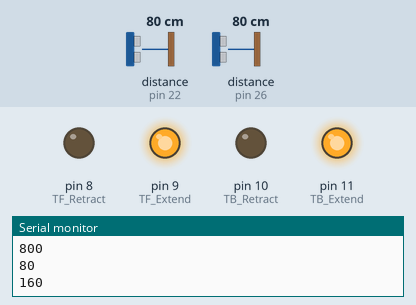
This sketch was run on a simulated Arduino Mega 2560, built with avr-gcc and run on an emulated ATmega2560. Shown: output pins drawn as LEDs (lit = HIGH), the last lines printed to the serial monitor. Wiring (inferred from the names in the program): 2 × ultrasonic range finder: trigger pin 23, echo pin 22 / trigger pin 27, echo pin 26. The test bench sets the inputs (shaded band); at power-on: distance to the obstacle (sensors on pin 22, pin 26) 80 cm. The echo pulse lasts 58.3 µs per cm; pins used as bus, display or sensor lines are not drawn.

Above: at 6.2 s.
6.3 s: distance to the obstacle (sensor on pin 22) set to 2 cm
At 10.6 s:
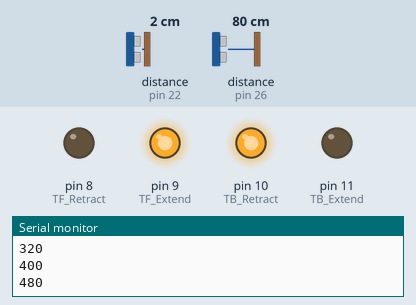
11.5 s: distance to the obstacle (sensor on pin 22) set to 18 cm
At 15.4 s:
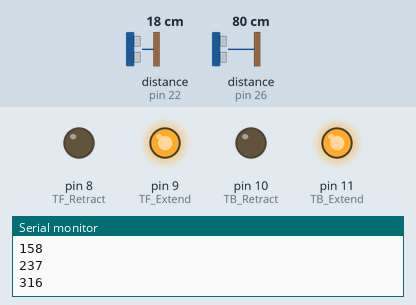
16.5 s: distance to the obstacle (sensor on pin 22) set to 4 cm
At 21.2 s:
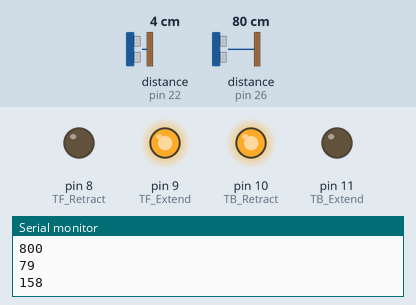
Timing chart, 0 to 22.7 s (numbered marks = the images above; inputs shaded):
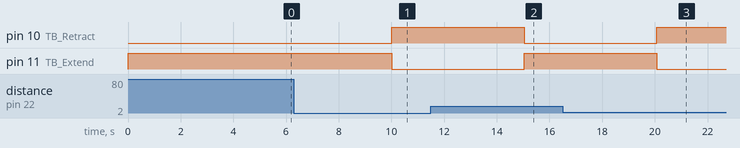

The sketch:

UltraSonicSensors.ino
```cpp
/*
 * Information about Ultrasonic_Sensor Function
*/
int Ultrasonic_Sensor(const int trigPin, const int echoPin)
{
  //pinMode(trigPin, OUTPUT); // Sets the trigPin as an Output
  //pinMode(echoPin, INPUT); // Sets the echoPin as an Input
  long duration;
  int distance;
  // Clears the trigPin
  digitalWrite(trigPin, LOW);
  delayMicroseconds(2);
  // Sets the trigPin on HIGH state for 10 micro seconds
  digitalWrite(trigPin, HIGH);
  delayMicroseconds(10);
  digitalWrite(trigPin, LOW);
  // Reads the echoPin, returns the sound wave travel time in microseconds
  duration = pulseIn(echoPin, HIGH);
  // Calculating the distance
  distance = duration * 0.0343 / 2;
  const int numVal = 10;
  int avgVal = 0;
  int totalVal = 0;
  for (int i = 0; i < numVal; i++)
  {
    totalVal = totalVal + distance;
      Serial.println(totalVal);
    delay(100);        // delay in between reads for stability
  }
  avgVal = totalVal / numVal;

  // Prints the distance on the Serial Monitor
  return avgVal;
  delay(1950);
}
```

Actuator_Movements.ino
```cpp
unsigned long Extend(int forward, int reverse, unsigned long currentMillis, unsigned long prevMillis, int Interval) //extending action
{
  if ((currentMillis - prevMillis) >= Interval)
    digitalWrite(forward, LOW);
  digitalWrite(reverse, HIGH);
  prevMillis = currentMillis;
  return prevMillis;
}

unsigned long Retract(int forward, int reverse, unsigned long currentMillis, unsigned long prevMillis, int Interval) //retracting action
{
  if ((currentMillis - prevMillis) >= Interval)
    digitalWrite(forward, HIGH);
  digitalWrite(reverse, LOW);
  prevMillis = currentMillis;
  return prevMillis;
}


void Stop(int forward, int reverse) //braking
{
  digitalWrite(forward, HIGH);
  digitalWrite(reverse, HIGH);
}

void ResetPosition(int forward, int reverse)
{
  digitalWrite(reverse,LOW);
  digitalWrite(forward,HIGH);

}
```

Main_F.ino
```cpp
/*
   Developed for GM Capstone Project
   The relays should not change state rapidly as this will reduce the lifetime of the relay
   Each relay should have a 2 seconds(2000 ms) delay between switching between states
   Actuators move at a rate of +/- 5mm/s.
   All measurements are in cm or ms.
   Do I want to use an encoder?
*/

const int RequiredDistance = 10; //This measured in cm.
//Variables for the sensors
int readings[10];
int index = 0;
int total = 0;
int average = 0;


//Variables for the actuators
//Top Front Actuator
const int TF_Extend = 9;
const int TF_Retract = 8;
//Top Bot Actuator
const int TB_Extend = 11;
const int TB_Retract = 10;

const int CadillacTireAlingment = 4;
const int ImpalaTireAlignment = 3;


int duty;
bool MoveState;
//Define LEDs
int GreenLED;//This for met distance requirement
int RedLED;//Error
int YellowLED;//Operation in Process

int timer = 0;
const int ActuatorLength = 17.5;
//const int BallSliderLength = 4;
//Ultrasonic Sensor Pin Location Definement
const int TFUSSEcho = 26;
const int TFUSSTrig = 27;


const int TBUSSEcho = 22;
const int TBUSSTrig = 23;


//Ultrasonic Sensor Distance Variables

int FrontTop_Distance = 0;
int FrontBack_Distance = 0;

//Timers
int intervalTFE = 4000;
int intervalTFR = 3000;
int intervalTBE = 4000;
int intervalTBR = 3000;

unsigned long currentMillis;

String CarType;
String AlignmentType;


void setup()
{
  Serial.begin(115200); // Starts the serial communication

  pinMode(TFUSSTrig, OUTPUT);
  pinMode(TFUSSEcho, INPUT);

  pinMode(TBUSSTrig, OUTPUT);
  pinMode(TBUSSEcho, INPUT);

  pinMode(TF_Extend, OUTPUT);
  pinMode(TF_Retract, OUTPUT);

  pinMode(TB_Extend, OUTPUT);
  pinMode(TB_Retract, OUTPUT);
ResetPosition(TF_Extend, TF_Retract);
  ResetPosition(TB_Extend,TB_Retract);
  delay(5000);


}

void loop()
{

  FrontTop_Distance = constrain(Ultrasonic_Sensor(TFUSSTrig, TFUSSEcho), 0, 20);
  FrontBack_Distance = constrain(Ultrasonic_Sensor(TBUSSTrig, TBUSSEcho), 0, 20);
  AlignmentType = FrontTireShift(FrontTop_Distance, FrontBack_Distance);
  Serial.print("Tire Alignment: ");
  Serial.println(AlignmentType);

  Serial.print("Front Top Distance: ");
  Serial.print(FrontTop_Distance);
  Serial.println(" cm.");

  Serial.print("Front Bot Distance: ");
  Serial.print(FrontBack_Distance);
  Serial.println(" cm.");

  //Determine shift distance
  currentMillis = millis();
  unsigned long prevMillisTF;
  unsigned long prevMillisTB;

  if (FrontBack_Distance >9 && FrontBack_Distance <11)
  {
    Stop(TB_Extend, TB_Retract);
    delay(3000);
  }
  else if (FrontBack_Distance < 9)
  {
    prevMillisTB = Extend(TB_Extend, TB_Retract, currentMillis, prevMillisTB, intervalTBE);
  }
  else if (FrontBack_Distance > 11)
  {
    prevMillisTB = Retract(TB_Extend, TB_Retract, currentMillis, prevMillisTB, intervalTFR);
  }
  if (FrontTop_Distance >10 && FrontTop_Distance<12)
  {
    Stop(TF_Extend, TF_Retract);
    delay(3000);
  }
  else if (FrontTop_Distance < 10)
  {
    prevMillisTF = Extend(TF_Extend, TF_Retract, currentMillis, prevMillisTF, intervalTFE);
  }
  else if (FrontTop_Distance > 12)
  {
    prevMillisTF = Retract(TF_Extend, TF_Retract, currentMillis, prevMillisTF, intervalTFR);
  }

}
```

Tire_Shifts.ino
```cpp
String FrontTireShift(int fronttop, int frontbot)
{

  String ShiftType;
  if (fronttop == frontbot)
  {
    Serial.println("Normal Shift");
    ShiftType = 'Normal';
  }
  else if (fronttop < frontbot)
  {
    Serial.println("Shift to left");
    ShiftType = 'Left';
  }
  else if (fronttop > frontbot)
  {
    Serial.println("Shift to right");
    ShiftType = 'Right';
  }
  return (ShiftType);
}
```

Measured:
- after the input at 6.3 s, pin 10 (TB_Retract): LOW → HIGH after 3.7 s; pin 11 (TB_Extend): HIGH → LOW after 3.7 s
- after the input at 11.5 s, pin 10 (TB_Retract): HIGH → LOW after 3.5 s; pin 11 (TB_Extend): LOW → HIGH after 3.5 s
- after the input at 16.5 s, pin 10 (TB_Retract): LOW → HIGH after 3.6 s; pin 11 (TB_Extend): HIGH → LOW after 3.6 s
